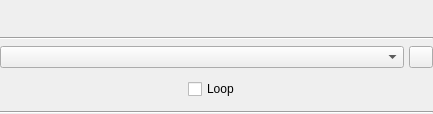
<?xml version="1.0" encoding="UTF-8"?>
<ui version="4.0">
 <class>GUI_Bookmarks</class>
 <widget class="QWidget" name="GUI_Bookmarks">
  <property name="geometry">
   <rect>
    <x>0</x>
    <y>0</y>
    <width>433</width>
    <height>114</height>
   </rect>
  </property>
  <property name="minimumSize">
   <size>
    <width>0</width>
    <height>114</height>
   </size>
  </property>
  <layout class="QGridLayout" name="gridLayout">
   <property name="margin">
    <number>0</number>
   </property>
   <item row="6" column="0" colspan="2">
    <widget class="Line" name="line">
     <property name="orientation">
      <enum>Qt::Horizontal</enum>
     </property>
    </widget>
   </item>
   <item row="0" column="0" colspan="2">
    <layout class="QHBoxLayout" name="horizontalLayout_2">
     <property name="spacing">
      <number>5</number>
     </property>
     <item>
      <widget class="QLabel" name="lab_title">
       <property name="font">
        <font>
         <pointsize>11</pointsize>
         <weight>75</weight>
         <bold>true</bold>
        </font>
       </property>
       <property name="text">
        <string/>
       </property>
      </widget>
     </item>
     <item>
      <widget class="QPushButton" name="btn_close">
       <property name="sizePolicy">
        <sizepolicy hsizetype="MinimumExpanding" vsizetype="MinimumExpanding">
         <horstretch>0</horstretch>
         <verstretch>0</verstretch>
        </sizepolicy>
       </property>
       <property name="focusPolicy">
        <enum>Qt::StrongFocus</enum>
       </property>
       <property name="text">
        <string/>
       </property>
       <property name="iconSize">
        <size>
         <width>16</width>
         <height>16</height>
        </size>
       </property>
       <property name="flat">
        <bool>true</bool>
       </property>
      </widget>
     </item>
    </layout>
   </item>
   <item row="1" column="0" colspan="2">
    <widget class="Line" name="line_2">
     <property name="orientation">
      <enum>Qt::Horizontal</enum>
     </property>
    </widget>
   </item>
   <item row="2" column="0" colspan="2">
    <layout class="QHBoxLayout" name="horizontalLayout_3">
     <property name="spacing">
      <number>5</number>
     </property>
     <item>
      <widget class="QComboBox" name="cb_bookmarks">
       <property name="sizePolicy">
        <sizepolicy hsizetype="Expanding" vsizetype="Fixed">
         <horstretch>0</horstretch>
         <verstretch>0</verstretch>
        </sizepolicy>
       </property>
       <property name="focusPolicy">
        <enum>Qt::StrongFocus</enum>
       </property>
      </widget>
     </item>
     <item>
      <widget class="MenuToolButton" name="btn_tool">
       <property name="maximumSize">
        <size>
         <width>24</width>
         <height>24</height>
        </size>
       </property>
       <property name="text">
        <string/>
       </property>
      </widget>
     </item>
    </layout>
   </item>
   <item row="3" column="0">
    <widget class="QStackedWidget" name="stackedWidget">
     <property name="currentIndex">
      <number>0</number>
     </property>
     <widget class="QWidget" name="page">
      <layout class="QHBoxLayout" name="horizontalLayout_4">
       <property name="spacing">
        <number>5</number>
       </property>
       <property name="margin">
        <number>0</number>
       </property>
       <item>
        <widget class="QPushButton" name="btn_bw">
         <property name="focusPolicy">
          <enum>Qt::StrongFocus</enum>
         </property>
         <property name="text">
          <string/>
         </property>
         <property name="icon">
          <iconset resource="../../Resources/Icons.qrc">
           <normaloff>:/Icons/bwd.svg.png</normaloff>:/Icons/bwd.svg.png</iconset>
         </property>
         <property name="iconSize">
          <size>
           <width>21</width>
           <height>21</height>
          </size>
         </property>
         <property name="flat">
          <bool>true</bool>
         </property>
        </widget>
       </item>
       <item>
        <widget class="QLabel" name="lab_last">
         <property name="focusPolicy">
          <enum>Qt::StrongFocus</enum>
         </property>
         <property name="text">
          <string/>
         </property>
        </widget>
       </item>
       <item>
        <spacer name="horizontalSpacer">
         <property name="orientation">
          <enum>Qt::Horizontal</enum>
         </property>
         <property name="sizeHint" stdset="0">
          <size>
           <width>125</width>
           <height>20</height>
          </size>
         </property>
        </spacer>
       </item>
       <item>
        <widget class="QCheckBox" name="cb_loop">
         <property name="focusPolicy">
          <enum>Qt::StrongFocus</enum>
         </property>
         <property name="text">
          <string>Loop</string>
         </property>
        </widget>
       </item>
       <item>
        <spacer name="horizontalSpacer_2">
         <property name="orientation">
          <enum>Qt::Horizontal</enum>
         </property>
         <property name="sizeHint" stdset="0">
          <size>
           <width>112</width>
           <height>19</height>
          </size>
         </property>
        </spacer>
       </item>
       <item>
        <widget class="QLabel" name="lab_next">
         <property name="focusPolicy">
          <enum>Qt::StrongFocus</enum>
         </property>
         <property name="text">
          <string/>
         </property>
        </widget>
       </item>
       <item>
        <widget class="QPushButton" name="btn_fw">
         <property name="focusPolicy">
          <enum>Qt::StrongFocus</enum>
         </property>
         <property name="text">
          <string/>
         </property>
         <property name="icon">
          <iconset resource="../../Resources/Icons.qrc">
           <normaloff>:/Icons/fwd.svg.png</normaloff>:/Icons/fwd.svg.png</iconset>
         </property>
         <property name="iconSize">
          <size>
           <width>21</width>
           <height>21</height>
          </size>
         </property>
         <property name="flat">
          <bool>true</bool>
         </property>
        </widget>
       </item>
      </layout>
     </widget>
     <widget class="QWidget" name="page_2">
      <layout class="QHBoxLayout" name="horizontalLayout">
       <property name="margin">
        <number>0</number>
       </property>
       <item>
        <widget class="QLabel" name="label">
         <property name="text">
          <string>No Bookmarks found</string>
         </property>
        </widget>
       </item>
      </layout>
     </widget>
    </widget>
   </item>
  </layout>
 </widget>
 <customwidgets>
  <customwidget>
   <class>MenuToolButton</class>
   <extends>QPushButton</extends>
   <header location="global">GUI/Helper/MenuTool/MenuTool.h</header>
  </customwidget>
 </customwidgets>
 <resources>
  <include location="../../Resources/Icons.qrc"/>
 </resources>
 <connections/>
</ui>
